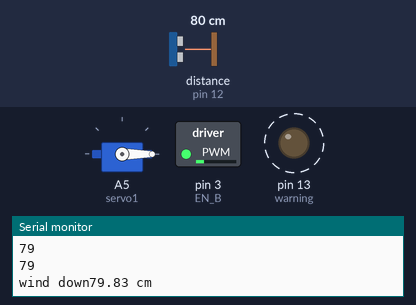
Bench run of a sketch on a simulated Arduino Uno, built with avr-gcc and run on an emulated ATmega328P. Parts: servo, switched loads named in the sketch (green lamp = pin HIGH), output pins drawn as LEDs (lit = HIGH), the last lines printed to the serial monitor. Wiring (inferred from the names in the program): ultrasonic range finder: trigger pin 11; echo pin 12. Dashed ring = blinking. The inputs (shaded band) are chosen by the test bench; at power-on: distance to the obstacle (sensor on pin 12) 80 cm. The echo pulse lasts 58.3 µs per cm; pins used as bus, display or sensor lines are not drawn.

Above: at 1.38 s.
2.1 s: distance to the obstacle (sensor on pin 12) set to 13 cm
5.6 s: distance to the obstacle (sensor on pin 12) set to 10 cm
At 7.1 s:
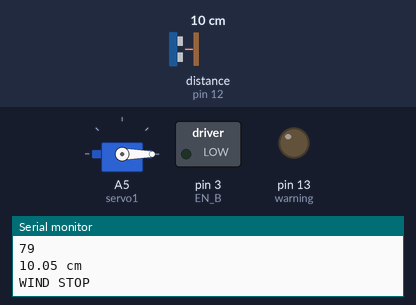
At 8.49 s:
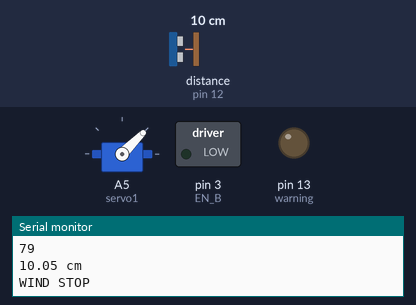
9.2 s: distance to the obstacle (sensor on pin 12) set to 76 cm
12.7 s: distance to the obstacle (sensor on pin 12) set to 84 cm
At 14.2 s:
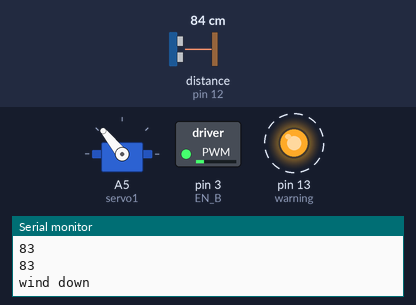
16.3 s: distance to the obstacle (sensor on pin 12) set to 14 cm
19.8 s: distance to the obstacle (sensor on pin 12) set to 11 cm
At 21.6 s:
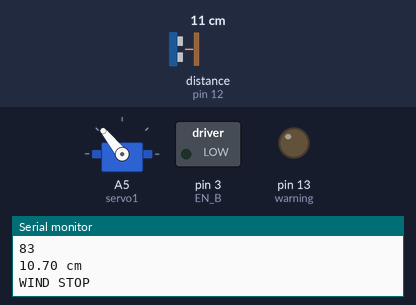
Timing chart, 0 to 24.4 s (numbered marks = the images above; inputs shaded):
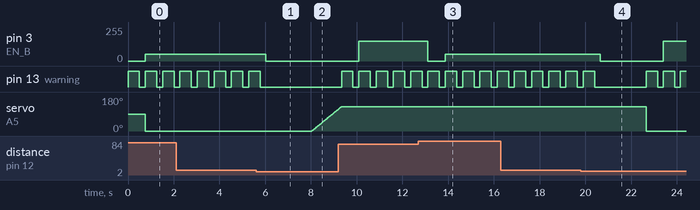

Measured:
- the behaviour switches between 12 and 11 cm on distance to the obstacle (sensor on pin 12) (found by bisection; images 0 and 1)
- the behaviour switches between 79 and 80 cm on distance to the obstacle (sensor on pin 12) (found by bisection; images 2 and 3)
- the behaviour switches between 13 and 12 cm on distance to the obstacle (sensor on pin 12) (found by bisection; images 3 and 4)
- after the input at 5.6 s, pin 3 (EN_B): 50/255 → 0/255 after 0.43 s; pin 13 (warning): goes on until 5.8 s, then stays LOW; servo on A5 (servo1): moves from 0° to 115° over 1.1 s, starting after 2.4 s
- after the input at 12.7 s, pin 3 (EN_B): 150/255 → 0/255 after 0.42 s, → 50/255 0.76 s later
- after the input at 19.8 s, pin 3 (EN_B): 50/255 → 0/255 after 0.85 s, → 150/255 2.8 s later; servo on A5 (servo1): 129° → 0° after 2.9 s
- by itself, pin 13 (warning): alternates HIGH for 0.50 s and LOW for 0.25 s

The sketch:

pickup___dropoff.ino
```cpp
#include <Servo.h>
Servo servo1;  // create servo object to control a servo
// twelve servo objects can be created on most boards
int pickup_open_servo = 0;
int pickup_close_servo = 0;
int initial_distance = 0;
int picked_up = 0;

int dropoff = 1;
int servo_dropoff = 0;
int complete = 0;
int dropoff_start = 0;

int trigPin = 11 ;    // Trigger
int echoPin = 12;    // Echo
float duration, cm;

//Pulley motor
int IN1 = 5;       //control pin for first motor
int IN2 = 7;       //control pin for first motor
int EN_A = 6;      //Enable pin for first motor

//Vertical motor
int IN3 = 2;
int IN4 = 4;
int EN_B = 3;

int warning = 13;

void setup() {
  Serial.begin (9600);
  servo1.attach(A5);  // attaches the servo on pin 9 to the servo object
  pinMode (warning, OUTPUT);
  pinMode(trigPin, OUTPUT);
  pinMode(echoPin, INPUT);
}

void loop() {
  //audioVal_total = 0.0;
  //audioSense();
  if (picked_up == 0) {
    digitalWrite(warning, HIGH);
    delay(500);
    digitalWrite(warning, LOW);
    pickup_function();
  }

  else {
    digitalWrite(warning, HIGH);
    delay(500);
    digitalWrite(warning, LOW);
    dropoff_function();
  }
}

void dropoff_function() {
  ultrasonic_sense();
  //servo1.write(0);

  if (dropoff_start == 0) {
    initial_distance = cm;
    Serial.println(initial_distance);
    dropoff_start = 1;
  }

  if (servo_dropoff == 1 && cm >= initial_distance) {
    wind_stop();
    complete = 1;
  }

  if (dropoff == 1 && complete == 0) {
    if (cm > 12 && servo_dropoff == 0) {
      wind_down();
    }

    else if (cm <= 12 && servo_dropoff == 0) {
      wind_stop();
      delay(2000);
      servo1.write(0);

      servo_dropoff = 1;
    }

    else if (complete == 0) {
      wind_up();
      servo1.detach();
    }
  }
}

void pickup_function() {
  ultrasonic_sense();

  if (pickup_close_servo == 1 && cm >= initial_distance) {
    Serial.println("initiate movement");
    wind_stop();
    picked_up = 1;
  }

  //opening servo at top
  if (pickup_open_servo == 0) {
    servo1.write(0);
    initial_distance = cm;
    pickup_open_servo = 1;
    Serial.println();
    Serial.println(" INTIAL DISTANCE:");
    Serial.println(initial_distance);
  }

  if (picked_up == 0) {
    if (cm > 12 && pickup_close_servo == 0) {
      wind_down();
    }

    else if (cm <= 12 && pickup_close_servo == 0) {
      wind_stop();
      delay(2000);
      for (int angle = 0; angle < 130; angle++) {
        servo1.write(angle);
        delay(10);
      }
      pickup_close_servo = 1;
    }

    else if (picked_up == 0) {
      wind_up();
      //servo1.detach();
    }
  }
}

void ultrasonic_sense(){
  // The sensor is triggered by a HIGH pulse of 10 or more microseconds.
  // Give a short LOW pulse beforehando
  //to ensure a clean HIGH pulse:
  digitalWrite(trigPin, LOW);
  delayMicroseconds(5);
  digitalWrite(trigPin, HIGH);
  delayMicroseconds(10);
  digitalWrite(trigPin, LOW);

  // Read the signal from the sensor: a HIGH pulse whose
  // duration is the time (in microseconds) from the sending
  // of the ping to the reception of its echo off of an object.
  //pinMode(echoPin, INPUT)
  duration = pulseIn(echoPin, HIGH);

  // Convert the time into a distance
  cm = (duration/2) / 29.1;     // Divide by 29.1 or multiply by 0.0343

  Serial.print(cm);
  Serial.println(" cm");

  delay(250);
}


void wind_down() {
  Serial.println(initial_distance);
  Serial.print("wind down");
  analogWrite(EN_B, 50);
  digitalWrite(IN3, HIGH);
  digitalWrite(IN4, LOW);
}

void wind_stop() {
  Serial.println(initial_distance);
  digitalWrite(IN3, LOW);
  digitalWrite(IN4, LOW);
  analogWrite(EN_B, 0);
  Serial.print(cm);
  Serial.println(" cm");
  Serial.println("WIND STOP");
}

void wind_up() {
  Serial.println(initial_distance);
  digitalWrite(IN3, LOW);
  digitalWrite(IN4, HIGH);
  analogWrite(EN_B, 150);
  Serial.print("WIND UP");
  Serial.println();
}
```
